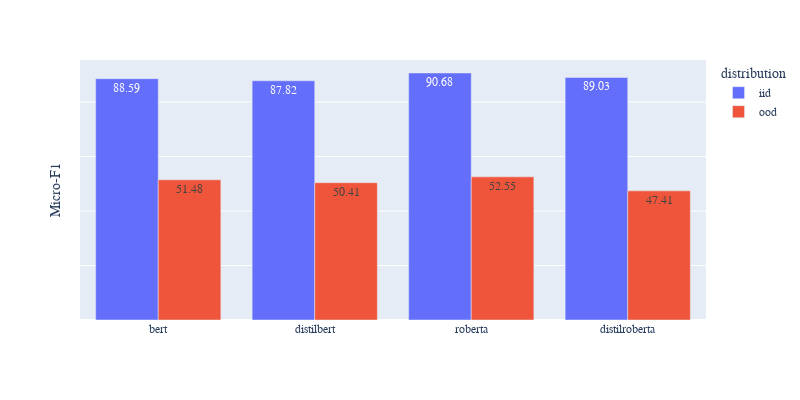

Notebook code cell kept with this figure:
### Code cell
# df = px.data.tips()
fig = px.bar(df_one, x="model", y="macro-f1", text="macro-f1", color="distribution", barmode="group",category_orders={"model": ["bert", "distilbert", "roberta", "distilroberta"]}, width=800, height=400)

fig.update_traces(texttemplate='%{text:.2f}', textposition='inside')
fig.update_layout(
    title={
        'text': "",
        'y':0.98,
        'x':0.48,
        'xanchor': 'center',
        'yanchor': 'top'},
    xaxis_title="",
    yaxis_title="Micro-F1",
    font=dict(
        family="Courier New, monospace",
        size=12,
        # color="RebeccaPurple",
    ), 
    uniformtext_minsize=14
)
fig.update_yaxes(showticklabels=False)
# fig.update_xaxes(tickwidth=20)
fig.show()

### Figure 1 — Plotly figure (JSON) as saved in the notebook; plotly's stock layout.template omitted (floating-point values rounded to 4 significant figures)
{"data": [{"alignmentgroup": "True", "hovertemplate": "distribution=iid<br>model=%{x}<br>macro-f1=%{text}<extra></extra>", "legendgroup": "iid", "marker": {"color": "#636efa"}, "name": "iid", "offsetgroup": "iid", "orientation": "v", "showlegend": true, "text": [88.59, 87.82, 89.03, 90.68], "textposition": "inside", "texttemplate": "%{text:.2f}", "type": "bar", "x": ["bert", "distilbert", "distilroberta", "roberta"], "xaxis": "x", "y": [88.59, 87.82, 89.03, 90.68], "yaxis": "y"}, {"alignmentgroup": "True", "hovertemplate": "distribution=ood<br>model=%{x}<br>macro-f1=%{text}<extra></extra>", "legendgroup": "ood", "marker": {"color": "#EF553B"}, "name": "ood", "offsetgroup": "ood", "orientation": "v", "showlegend": true, "text": [51.48, 50.41, 47.41, 52.55], "textposition": "inside", "texttemplate": "%{text:.2f}", "type": "bar", "x": ["bert", "distilbert", "distilroberta", "roberta"], "xaxis": "x", "y": [51.48, 50.41, 47.41, 52.55], "yaxis": "y"}], "layout": {"barmode": "group", "font": {"family": "Courier New, monospace", "size": 12}, "height": 400, "legend": {"title": {"text": "distribution"}, "tracegroupgap": 0}, "margin": {"t": 60}, "title": {"text": "", "x": 0.48, "xanchor": "center", "y": 0.98, "yanchor": "top"}, "uniformtext": {"minsize": 14}, "width": 800, "xaxis": {"anchor": "y", "categoryarray": ["bert", "distilbert", "roberta", "distilroberta"], "categoryorder": "array", "domain": [0, 1], "title": {"text": ""}}, "yaxis": {"anchor": "x", "domain": [0, 1], "showticklabels": false, "title": {"text": "Micro-F1"}}}}
